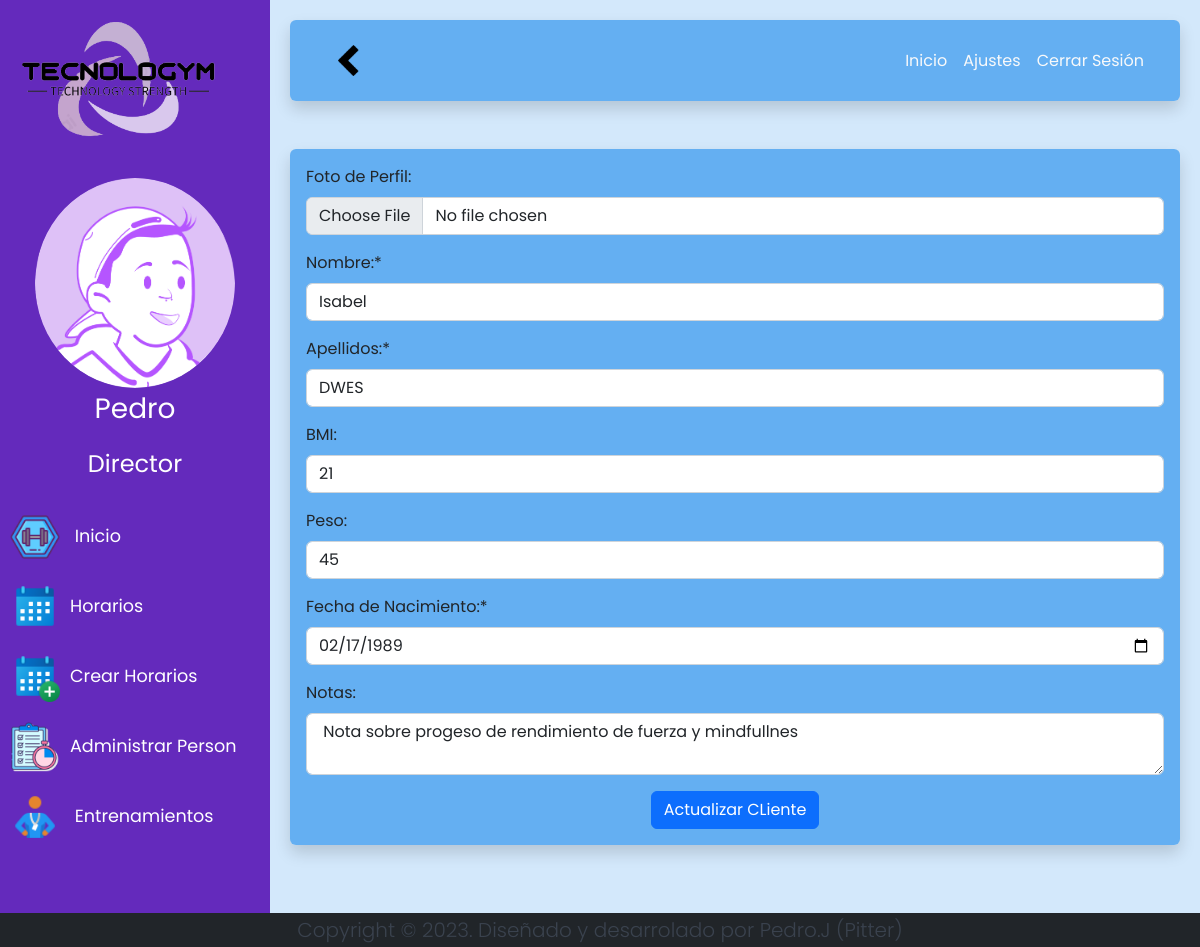
The app's page /c_PersonalTraining/updateClients/6 (signed in) with its own data.
### tables this page shows
CREATE TABLE `client` (
  `id_client` int(11) NOT NULL,
  `id_person` int(11) NOT NULL,
  `BMI` double NOT NULL DEFAULT 0,
  `weight` double NOT NULL DEFAULT 0,
  `birth_date` date NOT NULL,
  `comments` varchar(255) NOT NULL
);

CREATE TABLE `person` (
  `id_person` int(11) NOT NULL,
  `name` varchar(70) NOT NULL,
  `lastname` varchar(70) NOT NULL,
  `user` varchar(70) DEFAULT NULL,
  `password` varchar(255) DEFAULT NULL,
  `email` varchar(70) DEFAULT NULL,
  `phone` varchar(9) DEFAULT NULL,
  `avatar` varchar(255) DEFAULT NULL
);

### config/core/Controller.php (called while the page is built, shortened)
<?php
abstract class Controller
{
    protected function loadView($view, $params = array())
    {
        return new View($view, $params);
    }
    protected function loadModel($model)
    {
        if (is_file(ROOT . PATH_MODELS . $model . ".php")) {
            return new $model();
        } else {
            throw new Exception("Error, model does not exist");
        }
    }
}
?>

### app/controllers/c_PersonalTraining.php (called while the page is built, shortened)
<?php
class c_PersonalTraining extends Controller
{
    private $m_personalTraining;
    public function __construct()
    {
        $this->m_personalTraining = $this->loadModel("m_PersonalTraining");
    }
    public function updateClients($id_person)
    {
        $datos["client"] = $this->m_personalTraining->showClient($id_person[0]);
        $contenido = "v_UpdateClient";
        $this->loadView($contenido, $datos);
    }
}
?>

### config/core/Model.php (called while the page is built, shortened)
<?php
class Model
{
    private $host = DB_HOST;
    private $user = DB_USER;
    private $pass = DB_PASS;
    private $dbname = DB_NAME;
    private $dbh;
    private $stmt;
    function __construct()
    {
        $dsn = 'mysql:host=' . $this->host . ';dbname=' . $this->dbname;
        $options = array(
            PDO::ATTR_PERSISTENT => true,
            PDO::ATTR_ERRMODE => PDO::ERRMODE_EXCEPTION,
            PDO::MYSQL_ATTR_INIT_COMMAND => 'SET NAMES utf8'
        );
        try {
            $this->dbh = new PDO($dsn, $this->user, $this->pass, $options);
        } catch (PDOException $e) {
            $this->error = $e->getMessage();
        }
    }
    public function consult($query)
    {
        $this->stmt = $this->dbh->prepare($query);
    }
    public function link($param, $value, $type = null)
    {
        if (is_null($type)) {
            switch (true) {
                default:
                    $type = PDO::PARAM_STR;
            }
        }
        $this->stmt->bindValue($param, $value, $type);
    }
    public function launch()
    {
        return $this->stmt->execute();
    }
    public function result()
    {
        $this->launch();
        return $this->stmt->fetchAll(PDO::FETCH_ASSOC);
    }
}
?>

### app/models/m_PersonalTraining.php (called while the page is built, shortened)
<?php
class m_PersonalTraining extends Model
{
    public function showClient($id_person)
    {
        $snt = "SELECT * FROM person INNER JOIN client ON client.id_person = person.id_person WHERE person.id_person = :id_person";
        $this->consult($snt);
        $this->link(":id_person", $id_person);
        return $this->result();
    }
}
?>

### app/views/v_UpdateClient.php (the view)
<div class="row-6 fondo-2 shadow p-3 mb-5 rounded">
    <form action="<?= BASE_URL . "c_Users/updateClient/" . $client[0]['id_person'] ?>" method="post" enctype="multipart/form-data">
        <div class="mb-3">
            <label for="addImg" class="form-label">Foto de Perfil:</label>
            <input type="file" class="form-control" name="addImg" aria-describedby="helpId">
        </div>
        <div class="mb-3">
            <label for="updateName" class="form-label">Nombre:*</label>
            <input type="text" class="form-control" name="updateName" aria-describedby="helpId" value="<?= $client[0]['name'] ?>" onblur="validarCampo(this)" required>
        </div>
        <div class="mb-3">
            <label for="updateLastName" class="form-label">Apellidos:*</label>
            <input type="text" class="form-control" name="updateLastName" aria-describedby="helpId" value="<?= $client[0]['lastname'] ?>" onblur="validarCampo(this)" required>
        </div>
        <div class="mb-3">
            <label for="updateBMI" class="form-label">BMI:</label>
            <input type="text" class="form-control" name="updateBMI" aria-describedby="helpId" value="<?= $client[0]['BMI'] ?>" >
        </div>
        <div class="mb-3">
            <label for="updateWeight" class="form-label">Peso:</label>
            <input type="number" class="form-control" name="updateWeight" aria-describedby="helpId" value="<?= $client[0]['weight'] ?>">
        </div>
        <div class="mb-3">
            <label for="updateDate" class="form-label">Fecha de Nacimiento:*</label>
            <input type="date" class="form-control" name="updateDate" aria-describedby="helpId" max="<?php echo date('2005-m-d'); ?>" value="<?= $client[0]['birth_date'] ?>" onblur="validarCampo(this)" required>
        </div>
        <div class="mb-3">
            <label for="updateComments" class="form-label">Notas:</label>
            <textarea class="form-control" name="updateComments" aria-describedby="helpId"> <?= $client[0]['comments'] ?></textarea>
        </div>
        <div class="d-flex justify-content-around ">
            <button type="submit" class="btn btn-primary">Actualizar CLiente</button>
        </div>
    </form>
</div>

### app/views/css/v_index.css (style rules this page uses)
body { font-family: "Poppins", sans-serif; background: #3698ee37; }
.fondo-2 { background-color: rgba(54, 152, 238, 0.7); }

### records on screen
client: updateName "Isabel", updateLastName "DWES", updateBMI "21", updateWeight "45", updateDate "02/17/1989", updateComments "Nota sobre progeso de rendimiento de fuerza y mindfullnes"

### other values on screen
$_SESSION['session']['name'] "Pedro"
$_SESSION['session']['role'] "Director"
